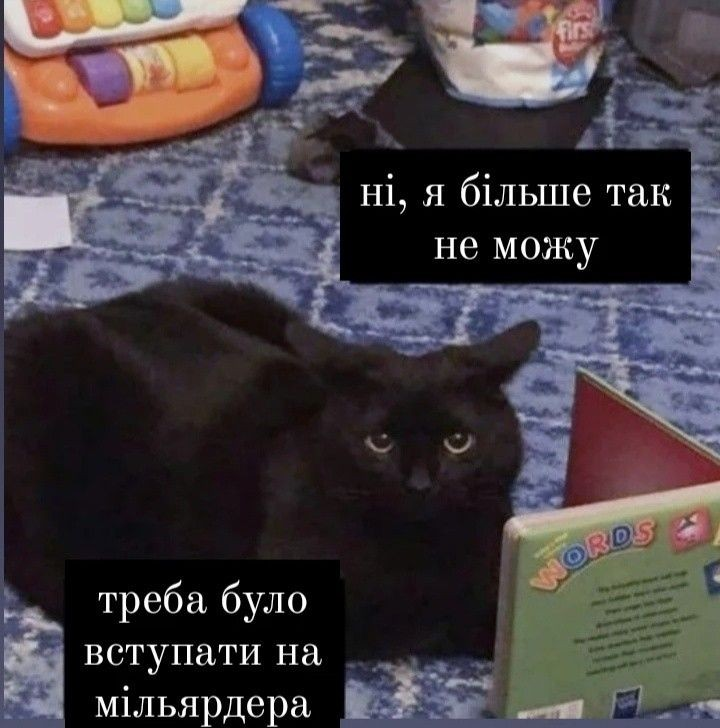
#> input picture lab2/cats/cat2.jpg, 720 x 728 px; its folder holds 3 pictures in this run
$ jupyter execute lab2.ipynb
#> lines starting #> are read from the running program, lines starting #| are printed output that depends on the picture
[cell 1]
from PIL import Image, ImageDraw
from matplotlib import pyplot as plt
import random

class ImageMagic:
    def __init__(self, file_name: str) -> None:
#> called with file_name = 'cats/cat2.jpg'
        self.image = Image.open(file_name)
#> self.image is the input picture: PIL image 720x728 RGB; mean R, G, B 72.2, 65.1, 69.9
        self.draw = ImageDraw.Draw(self.image)
        self.width = self.image.size[0]
#> self.width = 720
        self.height = self.image.size[1]
#> self.height = 728
        self.pix = self.image.load()


    def RGB(self) -> str:
        return f'RGB = ({self.pix[1, 1][0]}, {self.pix[1, 1][1]}, {self.pix[1, 1][2]})'

    def show_image(self, text: str) -> None:
        print(text)
        plt.imshow(self.image)
        plt.show()

    def show_image_with_line(self, text: str, start: tuple, end: tuple) -> None:
        print(text)
        plt.imshow(self.image)
        plt.plot([start[0], end[0]], [start[1], end[1]], color='black', label='Line')
        plt.scatter(*start, color='red', label='Start', s=100, zorder=3)
        plt.scatter(*end, color='green', label='End', s=100, zorder=3)
        plt.legend()
        plt.show()

    def save_to_file(self, filename: str) -> None:
        self.image.save(filename, "JPEG")

    def brightness(self) -> None:
        change = int(input('Brightness change parameter x, x є [-255; 255]: '))
#> the answer given: 3
        for i in range(self.width):
            for j in range(self.height):
                r = self.pix[i, j][0] + change
                g = self.pix[i, j][1] + change
                b = self.pix[i, j][2] + change
                self.draw.point((i, j), (r, g, b))

        self.show_image(f"Image with changed brightness: \n{self.RGB()}")

    def brightness_gradient(self) -> None:
        start = (0, 0)
        end = (self.width-1, self.height-1)
#> end = (719, 727)

        max_brightness = int(input('Change brightness to x, x є [-255; 255]: '))
#> the answer given: 3
        gradient = max_brightness / (self.width + self.height)
#> gradient = 0.00207

        x1, y1 = start
        x2, y2 = end
#> x2 = 719; y2 = 727
        dx, dy = abs(x2 - x1), abs(y2 - y1)
#> dx = 719; dy = 727
        dir_x = 1 if x1 < x2 else -1
#> dir_x = 1
        dir_y = 1 if y1 < y2 else -1
#> dir_y = 1
        dxy = dx - dy
#> dxy = -8
        x, y = x1, y1

        while x != x2 or y != y2:
            change = int(gradient * (x - x1 + y - y1))
            for j in range(self.height):
                if 0 <= x < self.width and 0 <= j < self.height:
                    r = self.pix[x, j][0] + change
                    g = self.pix[x, j][1] + change
                    b = self.pix[x, j][2] + change
                    self.draw.point((x, j), (r, g, b))

            dxy2 = 2 * dxy
            if dxy2 > -dy:
                dxy -= dy
                x += dir_x
            if dxy2 < dx:
                dxy += dx
                y += dir_y
#> after the loop, dxy = -8; x = 719; y = 727

        self.show_image_with_line(f"Image with brightness gradient change", start, end)
#> in show_image_with_line, `plt.show()`:
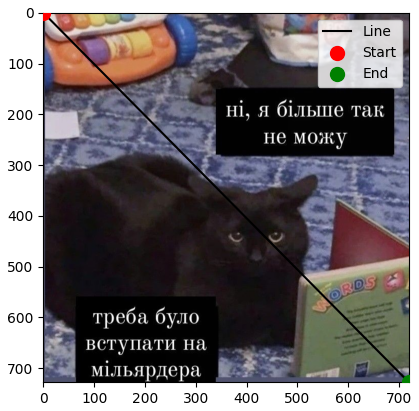
#> figure drawn by matplotlib, 1 panel
#> call 3 of __init__, with file_name = 'cats/cat1.jpg'
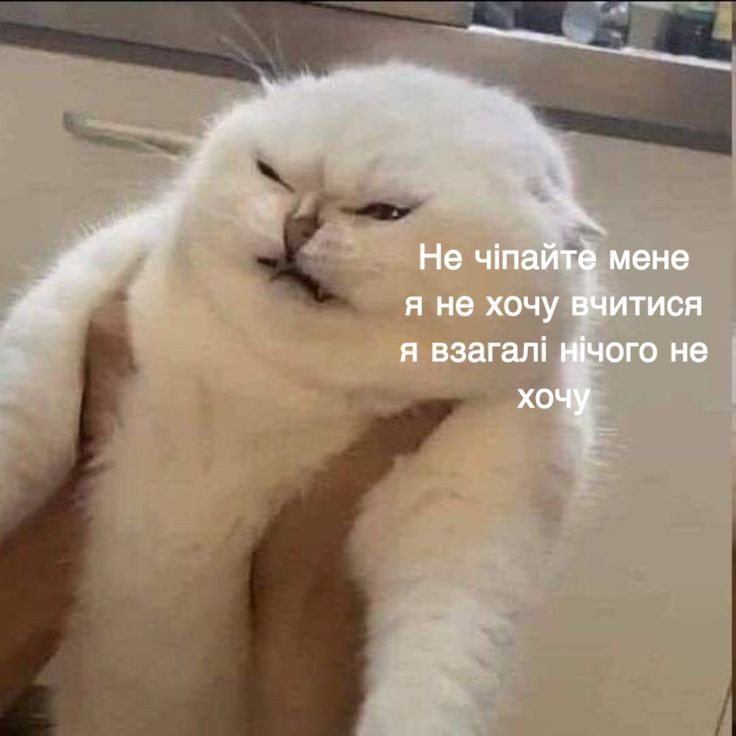
#> input picture lab2/cats/cat1.jpg, 736 x 736 px
#> in __init__, self.image is the input picture: PIL image 736x736 RGB; mean R, G, B 154.7, 136.7, 118.4

    def negative(self) -> None:
        for i in range(self.width):
            for j in range(self.height):
                r = 255 - self.pix[i, j][0]
                g = 255 - self.pix[i, j][1]
                b = 255 - self.pix[i, j][2]
                self.draw.point((i, j), (r, g, b))

        self.show_image(f"Negative image: \n{self.RGB()}")
#> in show_image (call 5), `plt.show()`:
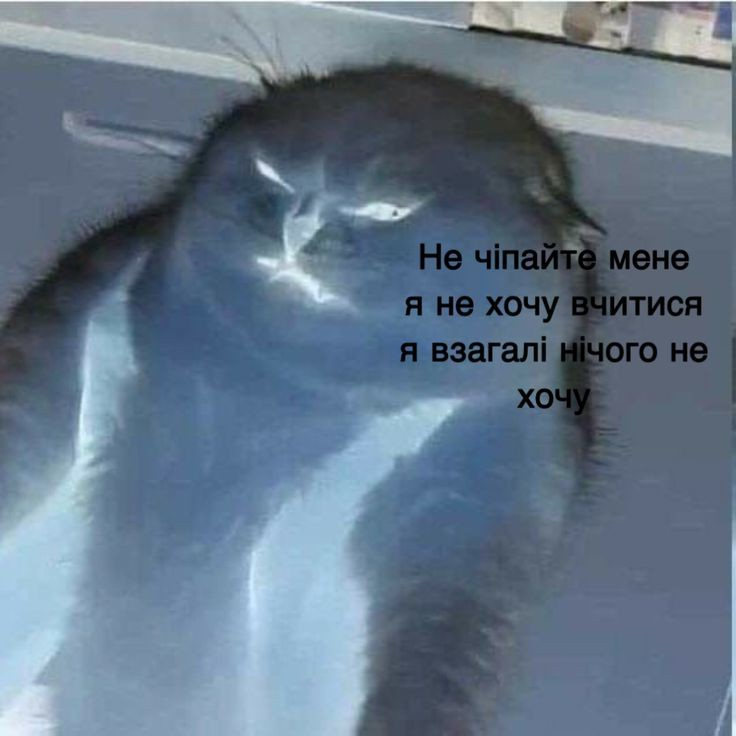
#> shown: shape (736, 736, 3); mean R, G, B 100.3, 118.3, 136.6

    def negative_gradient(self) -> None:
        start = (0, 0)
        end = (self.width-1, self.height-1)
#> end = (719, 727)

        negative_start = 0
        negative_end = 255

        x1, y1 = start
        x2, y2 = end
#> x2 = 719
        dx, dy = abs(x2 - x1), abs(y2 - y1)
        dir_x = 1 if x1 < x2 else -1
        dir_y = 1 if y1 < y2 else -1
        dxy = dx - dy
        x, y = x1, y1

        while x != x2 or y != y2:
            change = negative_start + (negative_end - negative_start) * (x - x1 + y - y1) / (self.width + self.height)
            for j in range(self.height):
                if 0 <= x < self.width and 0 <= j < self.height:
                    r = int(255 - self.pix[x, j][0] * (change/255))
                    g = int(255 - self.pix[x, j][1] * (change/255))
                    b = int(255 - self.pix[x, j][2] * (change/255))
                    self.draw.point((x, j), (r, g, b))

            dxy2 = 2 * dxy
            if dxy2 > -dy:
                dxy -= dy
                x += dir_x
            if dxy2 < dx:
                dxy += dx
                y += dir_y

        self.show_image_with_line(f"Negative gradient image", start, end)
#> call 2 of show_image_with_line, with text = 'Negative gradient image', start = (0, 0), end = (719, 727)
#> in show_image_with_line (call 2), `plt.show()`:
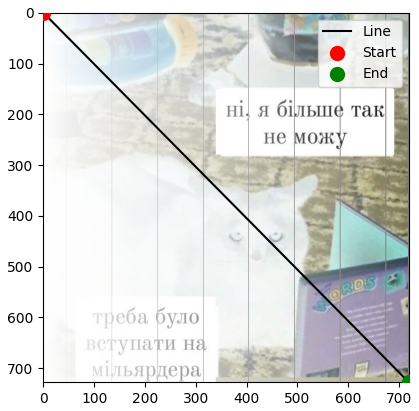
#> figure drawn by matplotlib, 1 panel
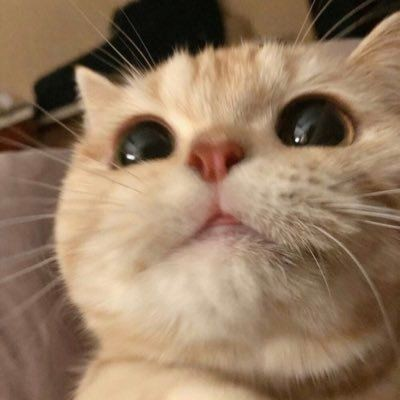
#> input picture lab2/cats/cat3.jpg, 400 x 400 px
#> in __init__, self.image is the input picture: PIL image 400x400 RGB; mean R, G, B 148.5, 122.4, 97.2

    def grey(self) -> None:
        for i in range(self.width):
            for j in range(self.height):
                r = self.pix[i, j][0]
                g = self.pix[i, j][1]
                b = self.pix[i, j][2]
                average = int((r+g+b) / 3)
                self.draw.point((i, j), (average, average, average))

        self.show_image(f"Greyscale image: \n{self.RGB()}")
#> in show_image (call 8), `plt.show()`:
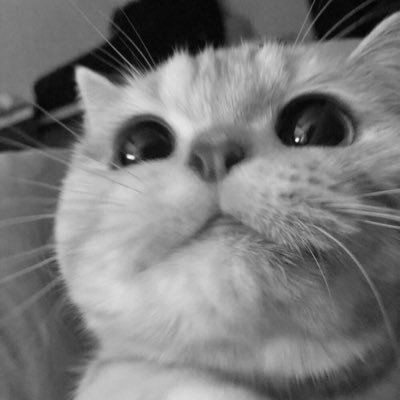
#> shown: shape (400, 400, 3); min 0, max 253, mean 122.4

    def grey_gradient(self) -> None:
        start = (0, 0)
        end = (self.width-1, self.height-1)

        x1, y1 = start
        x2, y2 = end
        dx, dy = abs(x2 - x1), abs(y2 - y1)
        dir_x = 1 if x1 < x2 else -1
        dir_y = 1 if y1 < y2 else -1
        dxy = dx - dy
        x, y = x1, y1

        while x != x2 or y != y2:
            change = 255 * (x - x1 + y - y1) / (self.width + self.height)
            for j in range(self.height):
                if 0 <= x < self.width and 0 <= j < self.height:
                    r = self.pix[x, j][0]
                    g = self.pix[x, j][1]
                    b = self.pix[x, j][2]
                    average = (r+g+b) / 3
                    average = int(average + change)
                    self.draw.point((x, j), (average, average, average))

            dxy2 = 2 * dxy
            if dxy2 > -dy:
                dxy -= dy
                x += dir_x
            if dxy2 < dx:
                dxy += dx
                y += dir_y

        self.show_image_with_line(f"Greyscale gradient image", start, end)
#> call 3 of show_image_with_line, with text = 'Greyscale gradient image', start = (0, 0), end = (719, 727)
#> in show_image_with_line (call 3), `plt.show()`:
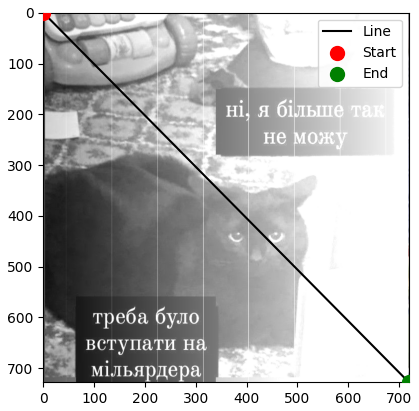
#> figure drawn by matplotlib, 1 panel

    def sepia(self) -> None:
        change = int(input('Sepia parameter x, x є [-255; 255]: '))
#> the answer given: 3
        for i in range(self.width):
            for j in range(self.height):
                r = self.pix[i, j][0]
                g = self.pix[i, j][1]
                b = self.pix[i, j][2]
                average = int((r+g+b) / 3)
                r = average + change*2
                g = average + change
                b = average
                self.draw.point((i, j), (r, g, b))

        self.show_image(f"Sepia image: \n{self.RGB()}")
#> in show_image (call 11), `plt.show()`:
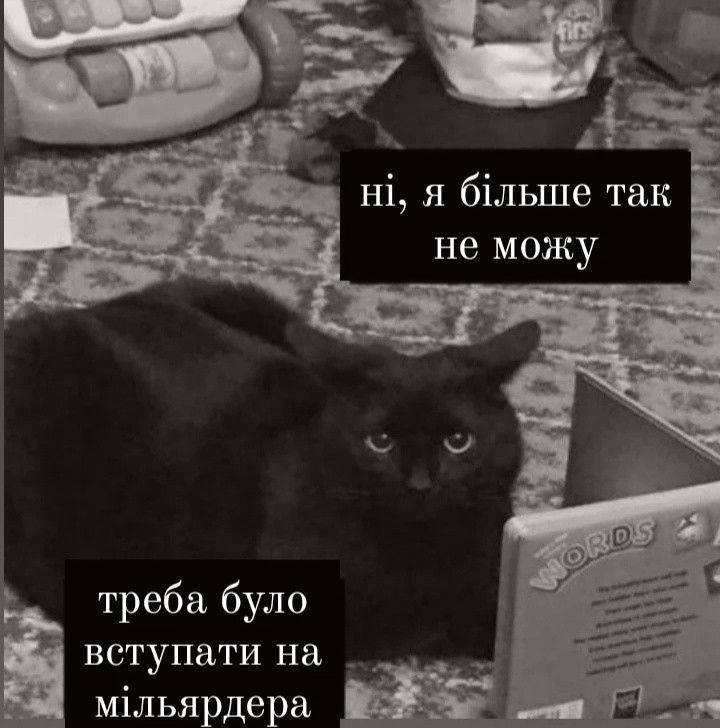
#> shown: shape (728, 720, 3); mean R, G, B 74.8, 71.8, 68.8

    def sepia_gradient(self):
        start = (0, 0)
        end = (self.width-1, self.height-1)

        max_sepia = int(input('Sepia depth parameter x, x є [-255; 255]: '))
#> the answer given: 3
        sepia = max_sepia / (self.width + self.height)

        x1, y1 = start
        x2, y2 = end
        dx, dy = abs(x2 - x1), abs(y2 - y1)
        dir_x = 1 if x1 < x2 else -1
        dir_y = 1 if y1 < y2 else -1
        dxy = dx - dy
        x, y = x1, y1

        while x != x2 or y != y2:
            change = int(sepia * (x - x1 + y - y1))
            for j in range(self.height):
                if 0 <= x < self.width and 0 <= j < self.height:
                    r = self.pix[x, j][0]
                    g = self.pix[x, j][1]
                    b = self.pix[x, j][2]
                    average = int((r+g+b) / 3)
                    r = average + change*2
                    g = average + change
                    b = average
                    self.draw.point((x, j), (r, g, b))

            dxy2 = 2 * dxy
            if dxy2 > -dy:
                dxy -= dy
                x += dir_x
            if dxy2 < dx:
                dxy += dx
                y += dir_y

        self.show_image_with_line(f"Sepia gradient image: ", start, end)
#> call 4 of show_image_with_line, with text = 'Sepia gradient image: ', start = (0, 0), end = (719, 727)
#> in show_image_with_line (call 4), `plt.show()`:
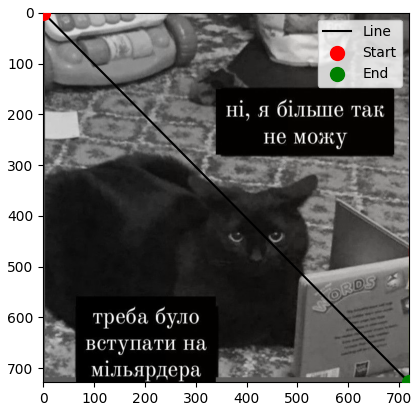
#> figure drawn by matplotlib, 1 panel
